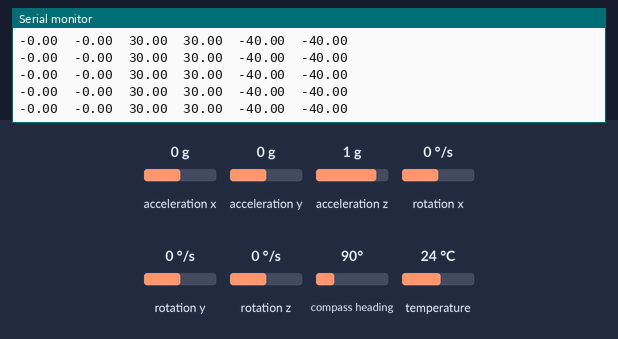
The sketch below on a simulated Arduino Uno, built with avr-gcc and run on an emulated ATmega328P. Parts: the last lines printed to the serial monitor. Inputs (shaded band) come from the test bench; at power-on: compass heading 90°, acceleration x 0 g, acceleration y 0 g, acceleration z 1 g, rotation x 0 °/s, rotation y 0 °/s, rotation z 0 °/s, temperature 24 °C.

Above: at 1.2 s.
1.3 s: compass heading set to 7°
At 2.1 s:
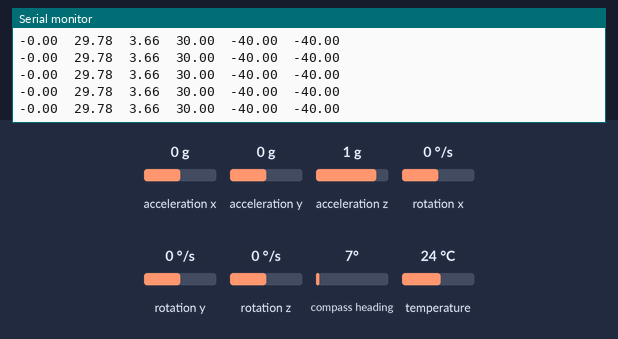
2.8 s: compass heading set to 180°
At 3.3 s:
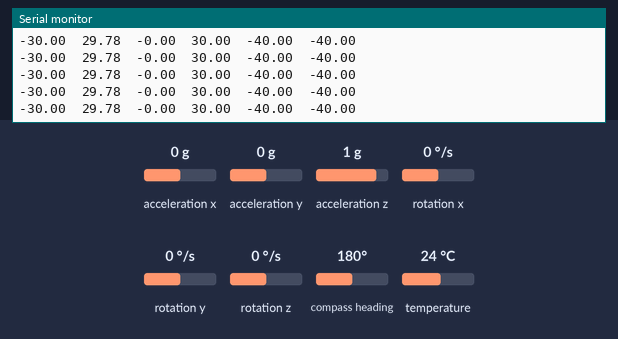
Timing chart, 0 to 5.8 s (numbered marks = the images above; inputs shaded):
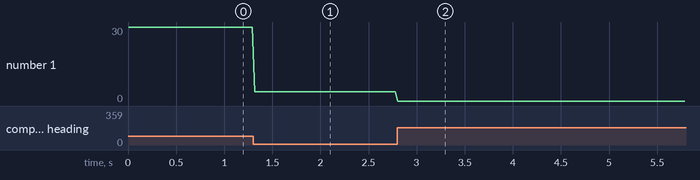

Measured:
- after the input at 1.3 s, the serial monitor: prints a new line at once (image 1)
- after the input at 2.8 s, the serial monitor: prints a new line at once (image 2)
- plotted number 1: 30 → 3.66 after the input at 1.3 s

The sketch:

lsm9ds1-test.ino
```cpp
#include <Wire.h>
#include <SPI.h>
#include <Adafruit_LSM9DS1.h>
#include <Adafruit_Sensor.h>  // not used in this demo but required!

// i2c
Adafruit_LSM9DS1 lsm = Adafruit_LSM9DS1();

//Mins and maxs
float xmax = 0;
float xmin = 0;
float ymax = 0;
float ymin = 0;
float zmax = 0;
float zmin = 0;


void setupSensor()
{
  // 1.) Set the accelerometer range
  lsm.setupAccel(lsm.LSM9DS1_ACCELRANGE_2G);
  // 2.) Set the magnetometer sensitivity
  lsm.setupMag(lsm.LSM9DS1_MAGGAIN_4GAUSS);
  // 3.) Setup the gyroscope
  lsm.setupGyro(lsm.LSM9DS1_GYROSCALE_245DPS);
  delay(0.1);
  //initialise min/maxs
  lsm.read();
  sensors_event_t a, m, g, temp;
  lsm.getEvent(&a, &m, &g, &temp);
  xmax=m.magnetic.x;
  xmin=m.magnetic.x;
  ymax=m.magnetic.y;
  ymin=m.magnetic.y;
  zmin=m.magnetic.z;
  zmax=m.magnetic.z;
}


void setup()
{
  Serial.begin(115200);
  // Try to initialise and warn if we couldn't detect the chip
  if (!lsm.begin())
  {
    Serial.println("Oops ... unable to initialize the LSM9DS1. Check your wiring!");
  }
  Serial.println("Found LSM9DS1 9DOF");

  setupSensor();
}

void loop()
{
  lsm.read();
  sensors_event_t a, m, g, temp;
  lsm.getEvent(&a, &m, &g, &temp);

  if(m.magnetic.x>xmax){xmax=m.magnetic.x;};
  if(m.magnetic.x<xmin){xmin=m.magnetic.x;};
  if(m.magnetic.y>ymax){ymax=m.magnetic.y;};
  if(m.magnetic.y<ymin){ymin=m.magnetic.y;};
  if(m.magnetic.z>zmax){zmax=m.magnetic.z;};
  if(m.magnetic.z<zmin){zmin=m.magnetic.z;};

  Serial.print(xmin);Serial.print("\t");
  Serial.print(xmax);Serial.print("\t");
  Serial.print(ymin);Serial.print("\t");
  Serial.print(ymax);Serial.print("\t");
  Serial.print(zmin);Serial.print("\t");
  Serial.print(zmax);


  Serial.println();
  delay(20);
}
```
